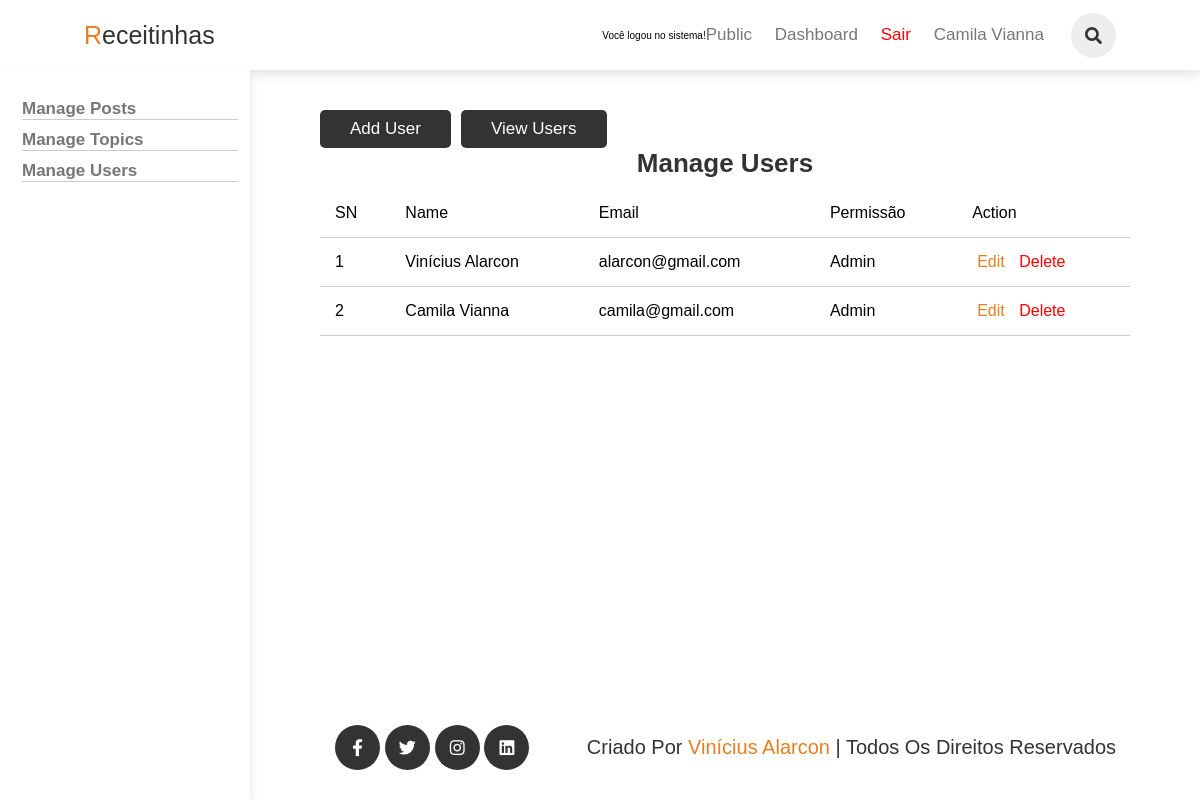
Page /admin/users/index.php (signed in) on the committed database.
### tables this page shows
CREATE TABLE `users` (
  `id` int(11) NOT NULL,
  `admin` tinyint(4) NOT NULL DEFAULT 0,
  `username` varchar(255) NOT NULL,
  `email` varchar(255) NOT NULL,
  `password` varchar(255) NOT NULL,
  `created_at` timestamp NULL DEFAULT current_timestamp()
);

### app/models/User.php (called while the page is built, shortened)
<?php
require(ROOT_PATH . "/app/database/connect.php");
function selectAllUsers()
{
    global $pdo;
    $sql = "SELECT * FROM users";
    $stmt = $pdo->prepare($sql);
    $stmt->execute();
    $result = $stmt->fetchAll(PDO::FETCH_ASSOC);
    return $result;
}

### app/controllers/users.php (called while the page is built, shortened)
<?php
    require(ROOT_PATH . "/app/models/User.php");
    $users = selectAllUsers();
?>

### admin/users/index.php (the view, shortened to what this page needs)
<?php
    require(ROOT_PATH . "/app/controllers/users.php");
?>
<!DOCTYPE html>
<html lang="pt-BR">
<head>
    <link rel="stylesheet" href="https://cdnjs.cloudflare.com/ajax/libs/font-awesome/5.15.3/css/all.min.css">
    <link rel="stylesheet" href="../../assets/css/admin.css">
</head>
<body>
<?php include(ROOT_PATH . "/app/includes/header-admin.php"); ?>
<section class="container" id="posts">
    <?php include(ROOT_PATH . "/app/includes/sidebar-admin.php"); ?>
    <div class="content-container">
        <div class="content">
           <div class="buttons">
                <a href="<?= BASE_URL . '/admin/users/create-user.php'?>" class="btn">Add User</a>
                <a href="<?= BASE_URL . '/admin/users/index.php'?>" class="btn">View Users</a>
           </div>
            <div class="main-content">
                <h1 class="title">Manage Users</h1>
                <table>
                    <thead>
                        <th>SN</th>
                        <th>Name</th>
                        <th>Email</th>
                        <th>Permissão</th>
                        <th colspan="2">Action</th>
                    </thead>
                    <tbody>
                        <?php foreach ($users as $key => $user): ?>
                        <tr>
                            <td><?= $key + 1?></td>
                            <td><?= $user["username"]?></td>
                            <td><?= $user["email"]?></td>
                            <td><?= $user["admin"] == 1 ? "Admin" : "Usuário";?></td>
                            <td>
                                <a href="<?= BASE_URL . '/admin/users/edit-user.php?id='. $user["id"]?>" class="edit">Edit</a>
                                <a href="<?= BASE_URL . '/admin/users/index.php?del_id='. $user["id"]?>" class="delete">Delete</a>
                            </td>
                        </tr>
                        <?php endforeach; ?>
                    </tbody>
                </table>
            </div>
        </div>
    </div>
</section>
<?php include(ROOT_PATH . "/app/includes/footer.php"); ?>
</body>
</html>

### assets/css/admin.css (style rules this page uses)
:root { --orange:#e67e22; --black:#333; --light-color:#777; --border:.1rem solid rgba(0,0,0,.2); --box-shadow:0 .5rem 1rem rgba(0,0,0,.1); }
* { margin:0; padding:0; box-sizing: border-box; outline: none; border:none; text-decoration: none; font-family: Verdana, Geneva, Tahoma, sans-serif; font-weight: lighter; }
html { height: 100%; font-size: 62.5%; overflow-x: hidden; scroll-behavior: smooth; scroll-padding-top: 6rem; }
body { display: flex; flex-direction: column; min-height: 100vh; }
.btn { margin-top: 1rem; display: inline-block; background:var(--black); color:#fff; border-radius: .5rem; padding:.9rem 3rem; cursor: pointer; font-size: 1.7rem; }
.container { margin-top: 70px;height: calc(100vh - 150px); }
.container .content-container { margin-left: 250px; padding: 3rem 7rem; }
.content-container .content { width: 100%; margin-bottom: 10.5rem; }
.content-container .content .buttons { width: 100%; display: flex; margin-right: 2rem; }
.content-container .content .buttons a { margin-right: 1rem; }
.content-container .content h1 { text-align: center; font-size: 2.6rem; font-weight: 600; color: var(--black); margin-bottom: 1rem; }
table { width: 100%; border-collapse: collapse; font-size: 1.6rem; }
th, td { padding: 1.5rem; text-align: left; border-bottom: var(--border); }
.edit { color: var(--orange); }
.delete { color: red; }
.edit, .delete, .publish { margin: 0 0.5rem; }

### rows in the picture
users: username "Vinícius Alarcon", email "alarcon@gmail.com", admin "Admin"
users: username "Camila Vianna", email "camila@gmail.com", admin "Admin"

### other values in the picture
$_SESSION['message'] "Você logou no sistema!"
$_SESSION["username"] "Camila Vianna"
